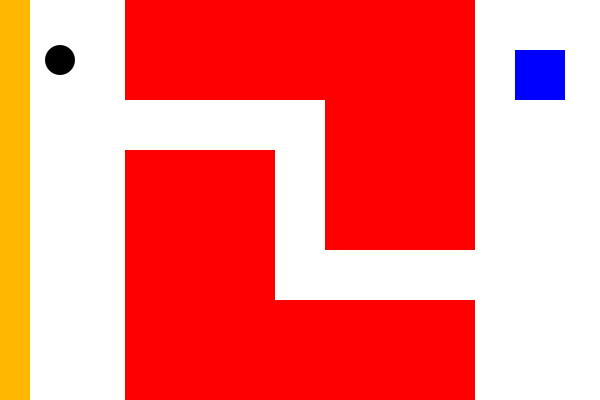
Frame 1 (no input)
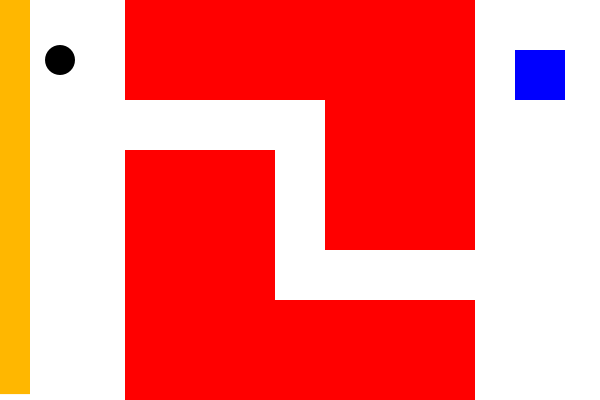
Frame 60 (the mouse pressed at the canvas centre just before this capture)
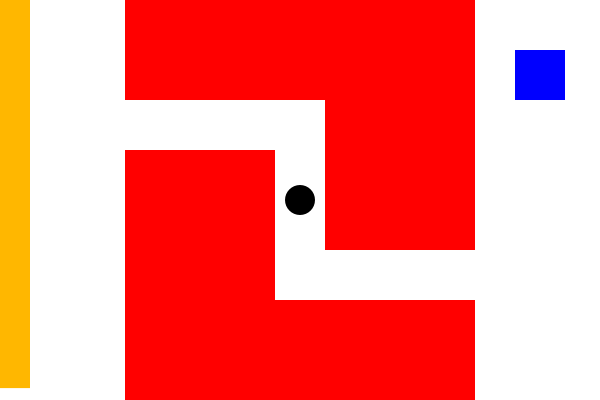
Frame 120 (the mouse held since frame 60 and released just before this capture)

The Processing sketch that drew these frames (run headless with seeded random() and noise(); from frame 60 on, the mouse is pressed at the canvas centre):

// Processing sketch: irairaRoad
// ── irairaRoad.pde
float x, y;
int w, h;
float sx=0, sy=0;
boolean gameOver=false;
boolean clear=false;
float count = 400;

void setup() {
  size(600, 400);
  x = 60;
  y = 60;
  w = 30;
  h = 30;
}

void draw() {
  background(255);
  noStroke();

  fill(255, 183, 0);
  rect(0, 0, 30, count);
  count -= 0.1;

  fill(#FF0000);
  rect(125, 0, 200, 100);
  rect(325, 0, 150, 250);
  rect(125, 150, 150, 250);
  rect(275, 300, 200, 100);
  
  fill(#0000FF);
  rect(515, 50, 50, 50);
  
  if (mousePressed && !gameOver) {
    x = mouseX;
    y = mouseY;
  }
  fill(0);
  ellipse(x, y, w, h);

  if (gameOver) {
    textSize(50);
    textAlign(CENTER);
    text("GAME OVER", 300, 200);
    return;
  }
  if (clear) {
    textSize(50);
    textAlign(CENTER);
    text("CLEAR", 300, 200);
    return;
  }

  if (keyPressed) {
    if (keyCode == UP) {
      sy -= 0.1;
    }
    if (keyCode == DOWN) {
      sy += 0.1;
    }
    if (keyCode == LEFT) {
      sx -= 0.1;
    }
    if (keyCode == RIGHT) {
      sx += 0.1;
    }
  }

    sx *= 0.98;
    sy *= 0.98;
    x += sx;
    y += sy;
    
    if (x < w/2 || x > (width - w/2) || y < h/2 || y > (height - h/2)) {
      gameOver = true;
    }
    
    if ((x >= 125-w/2 && x <= 475+w/2 && y <= 100+h/2)
        || (x >= 325-w/2 && x <= 475+w/2 &&  y <= 250+h/2)
        || (x >= 125-w/2 && x <= 475+w/2 && y >= 300-h/2)
        || (x >= 125-w/2 && x <= 275+w/2 && y >= 150-h/2)
        || count < 0) {
      gameOver = true;
    }
    
    if (x >= 515+w/2 && x <= 565-w/2 && y >= 50+w/2 && y <= 100-w/2) {
      clear = true;
    }
}
